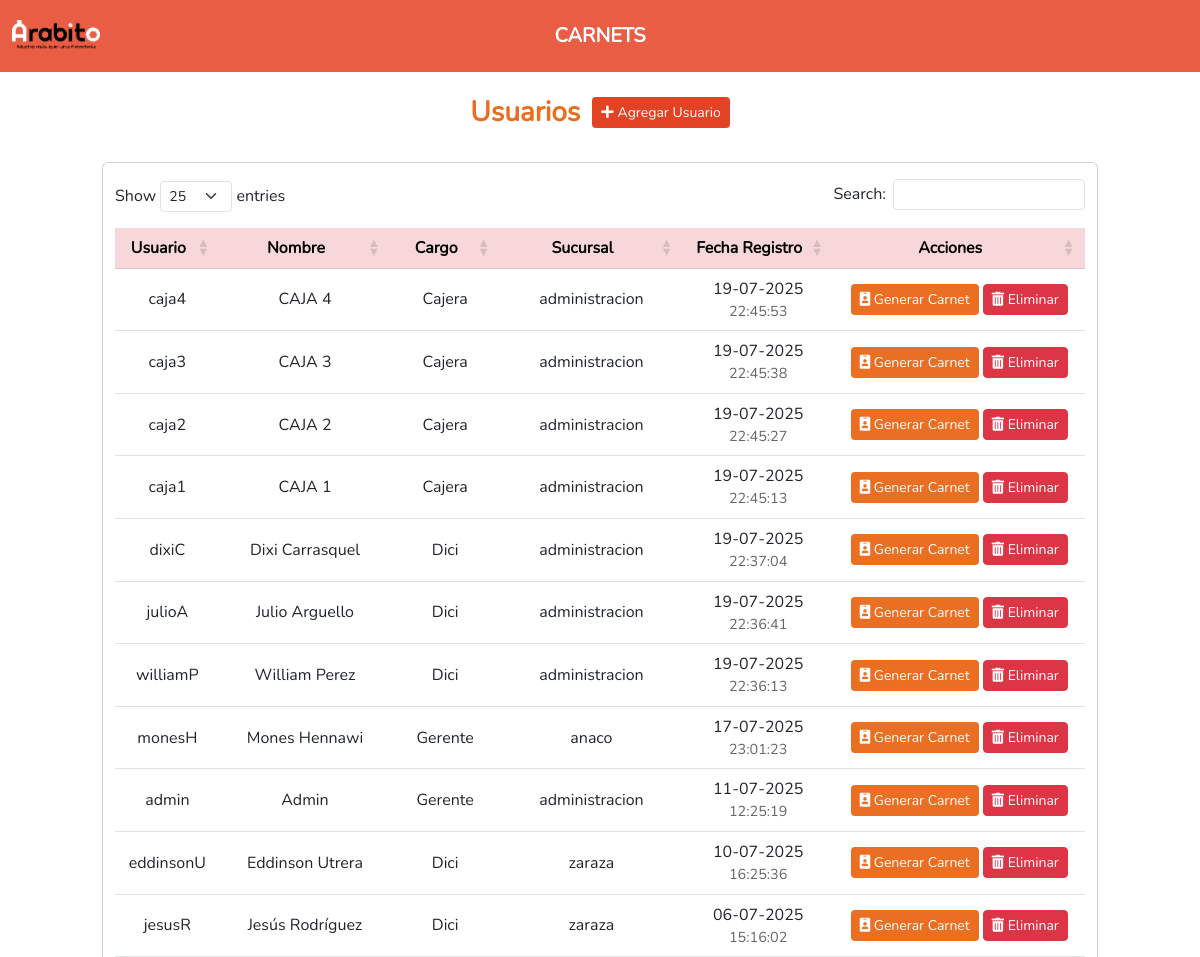
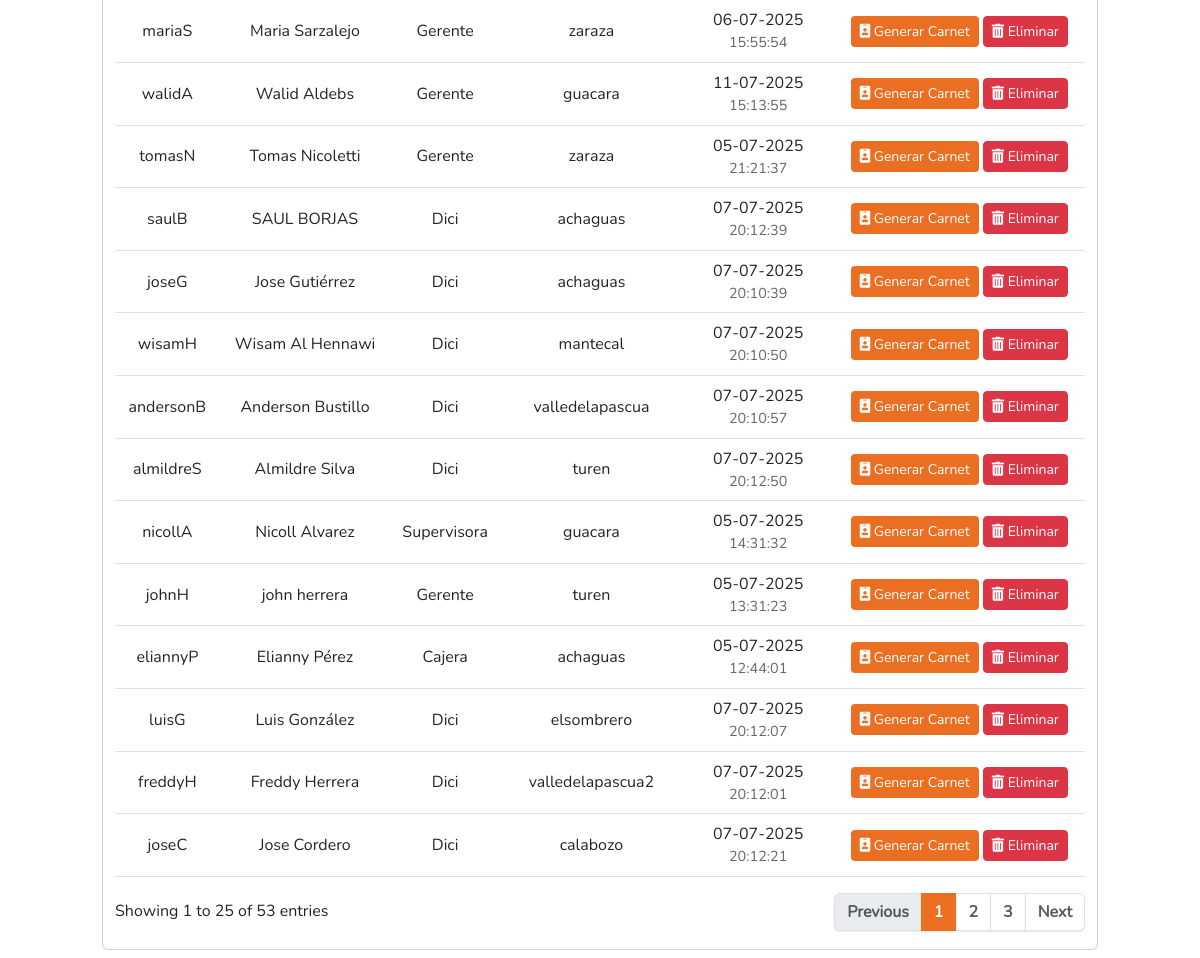
The page / on the database its author committed (2 pictures, top to bottom).
### tables this page shows
CREATE TABLE `usuarios` (
  `id` int(11) NOT NULL,
  `nombre` varchar(100) NOT NULL,
  `usuario` varchar(50) NOT NULL,
  `password` varchar(20) NOT NULL,
  `cargo` varchar(50) NOT NULL,
  `sucursal` varchar(50) NOT NULL,
  `fecha_creacion` timestamp NOT NULL DEFAULT current_timestamp() ON UPDATE current_timestamp()
);

### crud_user.php (called while the page is built, shortened)
<?php
    $objeto = new Conexion();
    $conexion = $objeto->Conectar();
    $read_users = $conexion->prepare("SELECT * FROM usuarios ORDER BY id DESC");
    $read_users->execute();
    $lista_usuarios = $read_users->fetchAll(PDO::FETCH_ASSOC);
?>

### index.php (the view, shortened to what this page needs)
<?php
include("crud_user.php");
include("header.php");
?>
<section class="col-md-10 mx-auto my-4">
    <div class="d-flex justify-content-center align-items-center" style="gap:.75rem;">
        <h2 class="h3 fw-bold text-arabito mb-0">Usuarios</h2>
        <a href="create_user.php" class="btn btn-agregar btn-sm" tabindex="1"><i class="fa fa-plus me-1"></i>Agregar Usuario</a>
    </div>
</section>
<section class="content">
    <div class="row">
        <div class="col-md-10 mx-auto">
            <div class="card my-2">
                <div class="container-fluid my-3">
                    <div class="table-responsive">
                        <table id="table" class="table table-hover nowrap custom-table" cellspacing="0" style="width:100%">
                            <thead class="table-danger">
                                <tr>
                                    <th class="text-center">Usuario</th>
                                    <th class="text-center">Nombre</th>
                                    <th class="text-center">Cargo</th>
                                    <th class="text-center">Sucursal</th>
                                    <th class="text-center">Fecha Registro</th>
                                    <th class="text-center">Acciones</th>
                                </tr>
                            </thead>
                            <tbody>
                                <?php foreach ($lista_usuarios as $usuario): ?>
                                    <?php
                                        $fecha = date('d-m-Y', strtotime($usuario['fecha_creacion']));
                                        $hora = date('H:i:s', strtotime($usuario['fecha_creacion']));
                                    ?>
                                    <tr class='text-center tr_edit' data-href="update_user.php?id_usuario=<?= $usuario['id'] ?>">
                                        <td style="vertical-align: middle;"> <?= $usuario['usuario'] ?> </td>
                                        <td style="vertical-align: middle;"> <?= $usuario['nombre'] ?> </td>
                                        <td style="vertical-align: middle;"> <?= $usuario['cargo'] ?> </td>
                                        <td style="vertical-align: middle;"> <?= $usuario['sucursal'] ?> </td>
                                        <td style="vertical-align: middle;">
                                            <div><?= $fecha ?></div>
                                            <div class="hora"><?= $hora ?></div>
                                        </td>
                                        <td style="vertical-align: middle;">
                                            <button class="btn btn-arabito btn-sm btn-barcode"
                                                    data-usuario="<?= $usuario['usuario'] ?>"
                                                    data-password="<?= $usuario['password'] ?>"
                                                    data-nombre="<?= $usuario['nombre'] ?>"
                                                    data-cargo="<?= $usuario['cargo'] ?>">
                                                <i class="fas fa-id-badge"></i> Generar Carnet
                                            </button>
                                            <a class="btn btn-danger btn-sm" href="javascript:eliminar(<?= $usuario['id'] ?>);" role="button">
                                                <i class="fas fa-trash-alt"></i> Eliminar
                                            </a>
                                        </td>
                                    </tr>
                                <?php endforeach; ?>
                            </tbody>
                        </table>
                    </div>
                </div>
            </div>
        </div>
    </div>
</section>
<?php include("footer.php") ?>

### css/style.css (style rules this page uses)
.text-arabito { color: #eb6f22; }
.btn-arabito { background-color: #eb6f22 !important; color: #fff; }
.btn-agregar { background-color: #e14324 !important; color: #fff !important; }
.tr_edit { cursor: pointer; }
.hora { font-size: 0.9em; color: #666; }
body { font-family: 'Nunito', sans-serif; margin: 0; padding: 0; }

### rows shown on the page
usuarios: usuario "caja4", nombre "CAJA 4", cargo "Cajera", sucursal "administracion", fecha_creacion "19-07-2025", fecha_creacion "22:45:53"
usuarios: usuario "caja3", nombre "CAJA 3", cargo "Cajera", sucursal "administracion", fecha_creacion "19-07-2025", fecha_creacion "22:45:38"
usuarios: usuario "caja2", nombre "CAJA 2", cargo "Cajera", sucursal "administracion", fecha_creacion "19-07-2025", fecha_creacion "22:45:27"
usuarios: usuario "caja1", nombre "CAJA 1", cargo "Cajera", sucursal "administracion", fecha_creacion "19-07-2025", fecha_creacion "22:45:13"
usuarios: usuario "dixiC", nombre "Dixi Carrasquel", cargo "Dici", sucursal "administracion", fecha_creacion "19-07-2025", fecha_creacion "22:37:04"
usuarios: usuario "julioA", nombre "Julio Arguello", cargo "Dici", sucursal "administracion", fecha_creacion "19-07-2025", fecha_creacion "22:36:41"
usuarios: usuario "williamP", nombre "William Perez", cargo "Dici", sucursal "administracion", fecha_creacion "19-07-2025", fecha_creacion "22:36:13"
usuarios: usuario "monesH", nombre "Mones Hennawi", cargo "Gerente", sucursal "anaco", fecha_creacion "17-07-2025", fecha_creacion "23:01:23"
usuarios: usuario "admin", nombre "Admin", cargo "Gerente", sucursal "administracion", fecha_creacion "11-07-2025", fecha_creacion "12:25:19"
usuarios: usuario "eddinsonU", nombre "Eddinson Utrera", cargo "Dici", sucursal "zaraza", fecha_creacion "10-07-2025", fecha_creacion "16:25:36"
usuarios: usuario "jesusR", nombre "Jesús Rodríguez", cargo "Dici", sucursal "zaraza", fecha_creacion "06-07-2025", fecha_creacion "15:16:02"
usuarios: usuario "mariaS", nombre "Maria Sarzalejo", cargo "Gerente", sucursal "zaraza", fecha_creacion "06-07-2025", fecha_creacion "15:55:54"
usuarios: usuario "walidA", nombre "Walid Aldebs", cargo "Gerente", sucursal "guacara", fecha_creacion "11-07-2025", fecha_creacion "15:13:55"
usuarios: usuario "tomasN", nombre "Tomas Nicoletti", cargo "Gerente", sucursal "zaraza", fecha_creacion "05-07-2025", fecha_creacion "21:21:37"
usuarios: usuario "saulB", nombre "SAUL BORJAS", cargo "Dici", sucursal "achaguas", fecha_creacion "07-07-2025", fecha_creacion "20:12:39"
usuarios: usuario "joseG", nombre "Jose Gutiérrez", cargo "Dici", sucursal "achaguas", fecha_creacion "07-07-2025", fecha_creacion "20:10:39"
usuarios: usuario "wisamH", nombre "Wisam Al Hennawi", cargo "Dici", sucursal "mantecal", fecha_creacion "07-07-2025", fecha_creacion "20:10:50"
usuarios: usuario "andersonB", nombre "Anderson Bustillo", cargo "Dici", sucursal "valledelapascua", fecha_creacion "07-07-2025", fecha_creacion "20:10:57"
usuarios: usuario "almildreS", nombre "Almildre Silva", cargo "Dici", sucursal "turen", fecha_creacion "07-07-2025", fecha_creacion "20:12:50"
usuarios: usuario "nicollA", nombre "Nicoll Alvarez", cargo "Supervisora", sucursal "guacara", fecha_creacion "05-07-2025", fecha_creacion "14:31:32"
usuarios: usuario "johnH", nombre "john herrera", cargo "Gerente", sucursal "turen", fecha_creacion "05-07-2025", fecha_creacion "13:31:23"
usuarios: usuario "eliannyP", nombre "Elianny Pérez", cargo "Cajera", sucursal "achaguas", fecha_creacion "05-07-2025", fecha_creacion "12:44:01"
usuarios: usuario "luisG", nombre "Luis González", cargo "Dici", sucursal "elsombrero", fecha_creacion "07-07-2025", fecha_creacion "20:12:07"
usuarios: usuario "freddyH", nombre "Freddy Herrera", cargo "Dici", sucursal "valledelapascua2", fecha_creacion "07-07-2025", fecha_creacion "20:12:01"
usuarios: usuario "joseC", nombre "Jose Cordero", cargo "Dici", sucursal "calabozo", fecha_creacion "07-07-2025", fecha_creacion "20:12:21"
